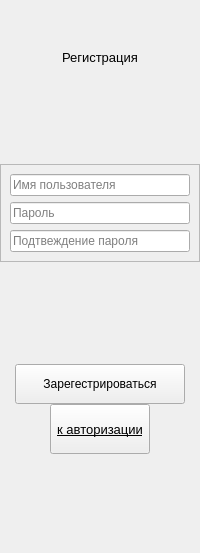
               <widget class="QWidget" name="registerFrame">
                <property name="styleSheet">
                 <string notr="true"/>
                </property>
                <layout class="QVBoxLayout" name="verticalLayout_14">
                 <property name="spacing">
                  <number>0</number>
                 </property>
                 <property name="leftMargin">
                  <number>0</number>
                 </property>
                 <property name="topMargin">
                  <number>0</number>
                 </property>
                 <property name="rightMargin">
                  <number>0</number>
                 </property>
                 <property name="bottomMargin">
                  <number>0</number>
                 </property>
                 <item alignment="Qt::AlignHCenter">
                  <widget class="QLabel" name="label_5">
                   <property name="minimumSize">
                    <size>
                     <width>50</width>
                     <height>50</height>
                    </size>
                   </property>
                   <property name="text">
                    <string/>
                   </property>
                   <property name="pixmap">
                    <pixmap resource="resources.qrc">:/icons/images/icons/icons8-registration-50.png</pixmap>
                   </property>
                  </widget>
                 </item>
                 <item alignment="Qt::AlignHCenter">
                  <widget class="QLabel" name="label_4">
                   <property name="font">
                    <font>
                     <family>Segoe UI</family>
                     <pointsize>10</pointsize>
                     <italic>false</italic>
                     <bold>false</bold>
                    </font>
                   </property>
                   <property name="text">
                    <string>Регистрация</string>
                   </property>
                  </widget>
                 </item>
                 <item>
                  <spacer name="verticalSpacer_5">
                   <property name="orientation">
                    <enum>Qt::Vertical</enum>
                   </property>
                   <property name="sizeHint" stdset="0">
                    <size>
                     <width>20</width>
                     <height>99</height>
                    </size>
                   </property>
                  </spacer>
                 </item>
                 <item>
                  <widget class="QFrame" name="frame_2">
                   <property name="frameShape">
                    <enum>QFrame::StyledPanel</enum>
                   </property>
                   <property name="frameShadow">
                    <enum>QFrame::Raised</enum>
                   </property>
                   <layout class="QVBoxLayout" name="verticalLayout_13">
                    <item>
                     <widget class="QLineEdit" name="lineEdit_3">
                      <property name="placeholderText">
                       <string>Имя пользователя</string>
                      </property>
                     </widget>
                    </item>
                    <item>
                     <widget class="QLineEdit" name="lineEdit_4">
                      <property name="placeholderText">
                       <string>Пароль</string>
                      </property>
                     </widget>
                    </item>
                    <item>
                     <widget class="QLineEdit" name="lineEdit_5">
                      <property name="placeholderText">
                       <string>Подтвеждение пароля</string>
                      </property>
                     </widget>
                    </item>
                   </layout>
                  </widget>
                 </item>
                 <item>
                  <spacer name="verticalSpacer_6">
                   <property name="orientation">
                    <enum>Qt::Vertical</enum>
                   </property>
                   <property name="sizeHint" stdset="0">
                    <size>
                     <width>20</width>
                     <height>102</height>
                    </size>
                   </property>
                  </spacer>
                 </item>
                 <item alignment="Qt::AlignHCenter">
                  <widget class="QPushButton" name="registerButton">
                   <property name="minimumSize">
                    <size>
                     <width>170</width>
                     <height>40</height>
                    </size>
                   </property>
                   <property name="maximumSize">
                    <size>
                     <width>150</width>
                     <height>40</height>
                    </size>
                   </property>
                   <property name="text">
                    <string>Зарегестрироваться</string>
                   </property>
                   <property name="icon">
                    <iconset resource="resources.qrc">
                     <normaloff>:/icons/images/icons/icons8-галочка-подтвержденного-аккаунта-инстаграм-50.png</normaloff>:/icons/images/icons/icons8-галочка-подтвержденного-аккаунта-инстаграм-50.png</iconset>
                   </property>
                   <property name="iconSize">
                    <size>
                     <width>24</width>
                     <height>24</height>
                    </size>
                   </property>
                  </widget>
                 </item>
                 <item alignment="Qt::AlignHCenter">
                  <widget class="QPushButton" name="changeWindowRegButton">
                   <property name="minimumSize">
                    <size>
                     <width>100</width>
                     <height>50</height>
                    </size>
                   </property>
                   <property name="maximumSize">
                    <size>
                     <width>150</width>
                     <height>50</height>
                    </size>
                   </property>
                   <property name="font">
                    <font>
                     <family>Segoe UI</family>
                     <pointsize>10</pointsize>
                     <italic>false</italic>
                     <bold>false</bold>
                     <underline>true</underline>
                    </font>
                   </property>
                   <property name="text">
                    <string>к авторизации</string>
                   </property>
                  </widget>
                 </item>
                 <item>
                  <spacer name="verticalSpacer_7">
                   <property name="orientation">
                    <enum>Qt::Vertical</enum>
                   </property>
                   <property name="sizeHint" stdset="0">
                    <size>
                     <width>20</width>
                     <height>99</height>
                    </size>
                   </property>
                  </spacer>
                 </item>
                </layout>
               </widget>
